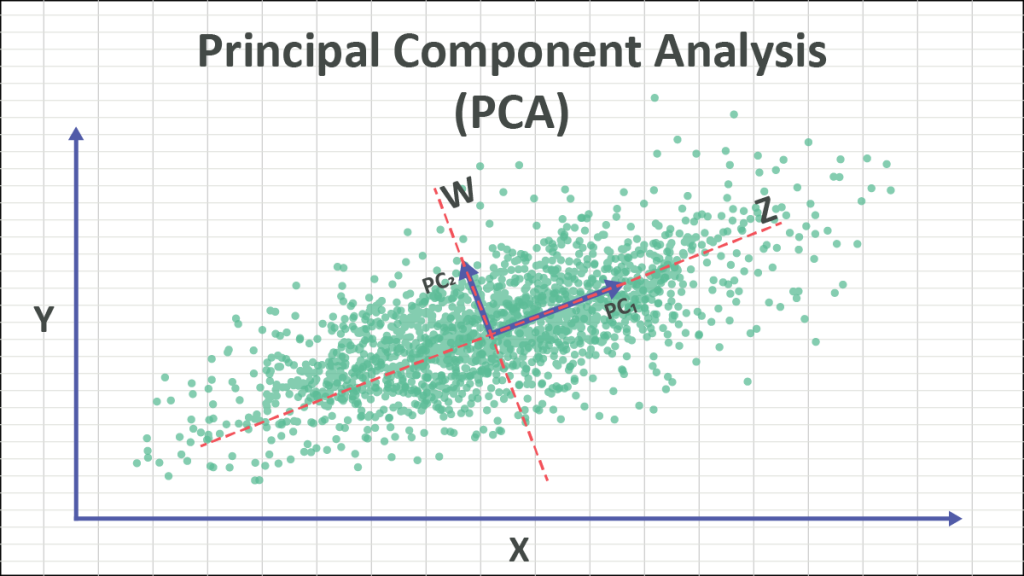
#> input picture 2d-to-1d-dim-reduc-pca-image-by-numxl.png, 1024 x 576 px, found by its file name
$ jupyter execute k_means.ipynb
#> lines starting #> are read from the running program, lines starting #| are printed output that depends on the picture
# **K-Means with Numpy only**

[cell 1]
import numpy as np

import pandas as pd
import matplotlib.pyplot as plt
import matplotlib.image as img

import pickle # save and load centroids

[cell 2]
dataset_path = "/content/dataset/housing_market_segmentation_dataset_1200.csv"
random_init_n = 10

## **Dataset**

[cell 3]
df = pd.read_csv(dataset_path)
#> (reads dataset/housing_market_segmentation_dataset_1200.csv from the repository)
df.head()

[cell 4]
x = df.to_numpy() # features
# y = x[:, -1] >>> In this dataset we have no labels!

## **Custom Methods**

[cell 5]
def standardize(X):
    mean = np.mean(X, axis=0)
    std = np.std(X, axis=0, ddof=0)
    return (X - mean) / (std + 1e-8)

def pca(X, k_dim=2):
    cov_matrix = np.cov(X.T)
    eigenvalues, eigenvectors = np.linalg.eig(cov_matrix)
    idx = np.argsort(eigenvalues)[::-1]
    top_k_eigenvectors = eigenvectors[:, idx[:k_dim]]
    X_pca = X.dot(top_k_eigenvectors)

    return X_pca, top_k_eigenvectors


# Principal Component Analysis (PCA): <dimension reduction>
img1 = img.imread("/content/2d-to-1d-dim-reduc-pca-image-by-numxl.png")
#> img1 is the input picture: shape (576, 1024, 4) float32; mean R, G, B, A 0.917, 0.943, 0.935, 1
img2 = img.imread("/content/3d-to-2d-dim-reduc-pca-image-by-baeldung.png")
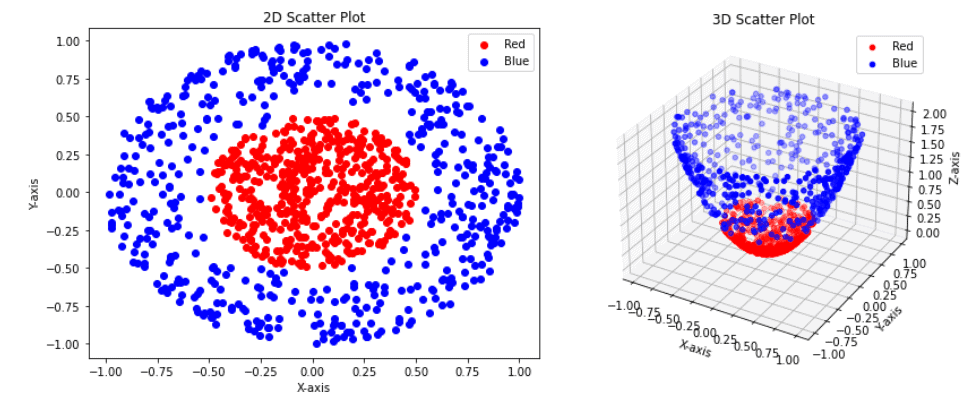
#> input picture 3d-to-2d-dim-reduc-pca-image-by-baeldung.png, 977 x 405 px, found by its file name
#> img2 is the input picture: shape (405, 977, 4) float32; mean R, G, B, A 0.904, 0.858, 0.928, 1

ig = plt.figure(figsize=(10, 7))

plt.subplot(2, 2, 1)
plt.imshow(img1)
plt.axis('off')
plt.title("2D to 1D")

plt.subplot(2, 2, 2)
plt.imshow(img2)
plt.axis('off')
plt.title("3D to 2D")

plt.show()
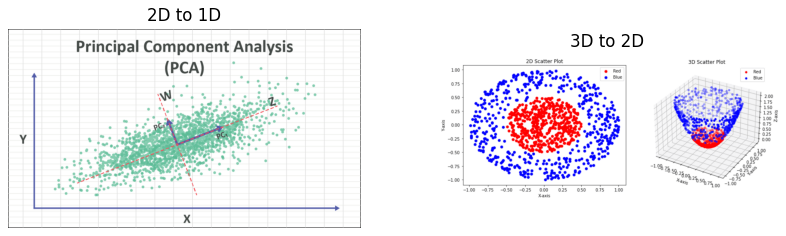
#> figure drawn by matplotlib, 2 panels

[cell 6]
def inertia(X, labels, centroids):
    """ Elbow Method """
    total = 0
    for i, x in enumerate(X):
        c = centroids[labels[i]]
        total += np.sum((x - c) ** 2)
    return total


elbow_img = img.imread("elbow-method-image-by-asanka-perera.jpg")
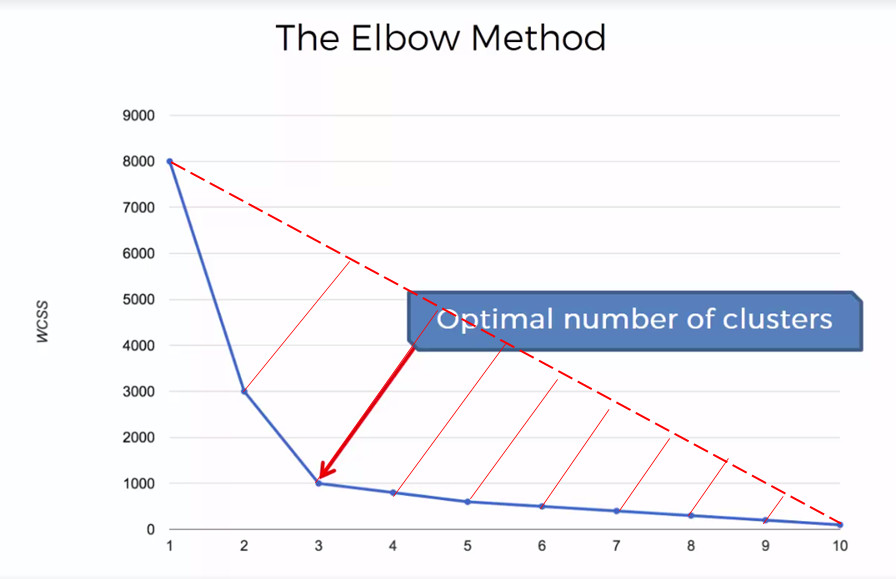
#> input picture elbow-method-image-by-asanka-perera.jpg, 896 x 579 px
#> elbow_img is the input picture: shape (579, 896, 3); mean R, G, B 242.1, 242.2, 247
plt.axis("off")
plt.imshow(elbow_img)

[cell 7]
def euclidean_distance(X, centroids):
    return np.sqrt(((X[:, None, :] - centroids[None, :, :]) ** 2).sum(axis=2))


img_euc = img.imread("euclidean-distance-image-by-botpenguin.png")
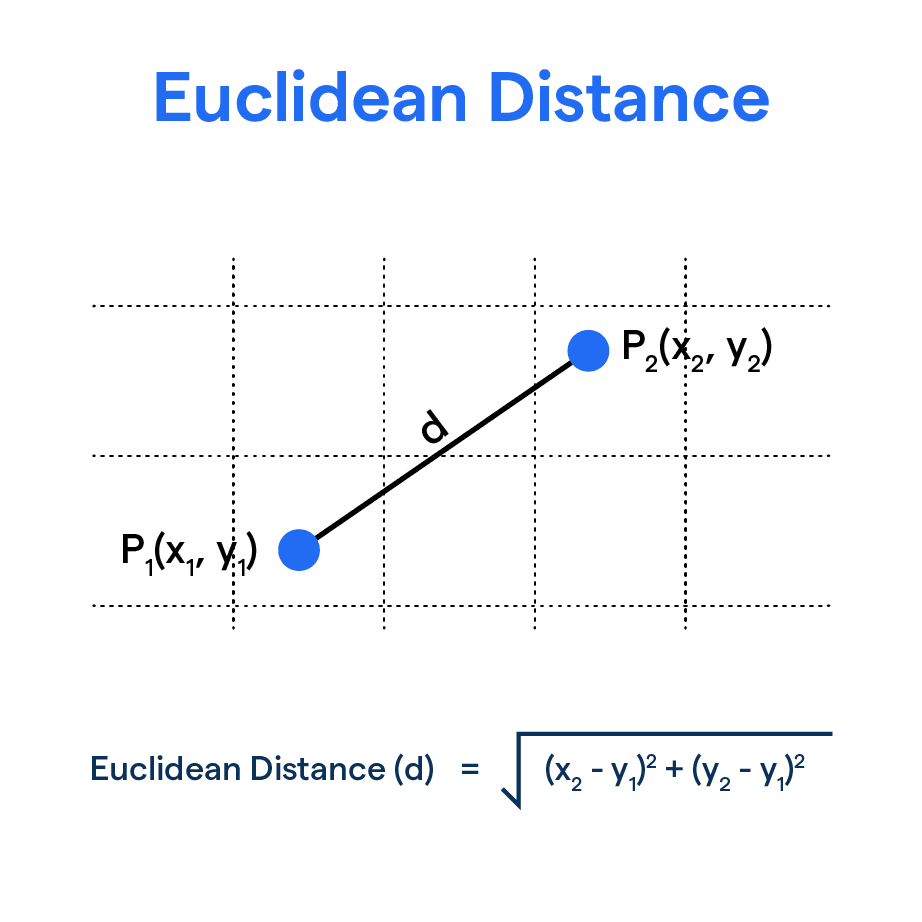
#> input picture euclidean-distance-image-by-botpenguin.png, 922 x 922 px
#> img_euc is the input picture: shape (922, 922, 4) float32; mean R, G, B, A 0.968, 0.974, 0.985, 1
plt.axis("off")
plt.imshow(img_euc)

[cell 8]
def kmeans(X, k, max_iters=100):
    n_samples, n_features = X.shape

    # random centroids
    idx = np.random.choice(n_samples, k, replace=False)
    centroids = X[idx]

    for _ in range(max_iters):
        distances = euclidean_distance(X, centroids)
        labels = np.argmin(distances, axis=1)

        new_centroids = np.array([
            X[labels == i].mean(axis=0) for i in range(k)
        ])

        if np.allclose(centroids, new_centroids):
            break

        centroids = new_centroids

    return labels, centroids

## **Preprocessing**

[cell 9]
# --- Feature Scaling
x_scaled = standardize(x)

# --- Dimension Reduction
X, top_k_eigenvectors = pca(x_scaled)

## **Evaluation**

[cell 10]
inertias = []

for k in range(1, 15):
    labels, centroids = kmeans(X, k)
    inertias.append(inertia(X, labels, centroids))

plt.plot(range(1,15), inertias, marker='o')
plt.xlabel("K")
plt.ylabel("Inertia")
plt.title("Elbow Method")
plt.show()
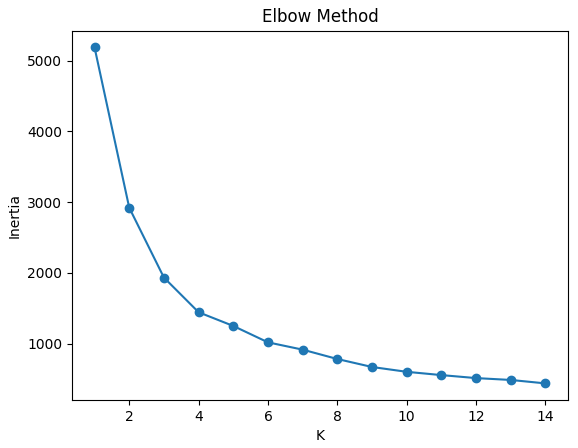
#> figure drawn by matplotlib, 1 panel; curve peaks at x = 1, y = 5189.3

[cell 11]
k = 3

- Based on the **elbow curve** and stability analysis, **K=3** was selected.

[cell 12]
labels, centroids = kmeans(X, k)

[cell 13]
centroids.shape[0] == k # number of centroids == number of clusters

[cell 14]
# Saving...
with open("kmeans_centroids.pkl", "wb") as f:
    pickle.dump(centroids, f)

## Analysis & Visualization

[cell 15]
# random initialization
for i in range(random_init_n):
    test_labels, _ = kmeans(X, k)
    plt.scatter(X[:,0], X[:,1], c=test_labels)
    plt.title(f"Run {i+1}")
    plt.show()
#> this loop made 10 passes
#> pass 1, `plt.show()`:
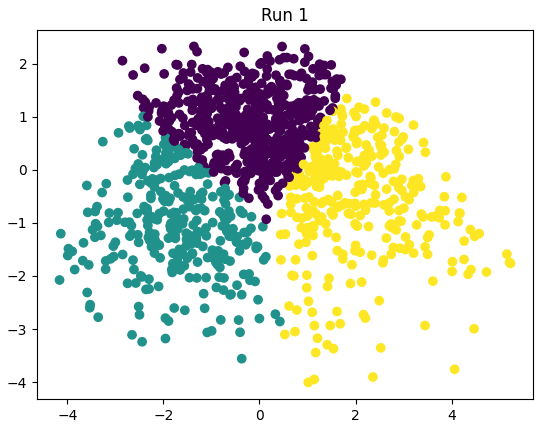
#> figure drawn by matplotlib, 1 panel
#> pass 2, `plt.show()`:
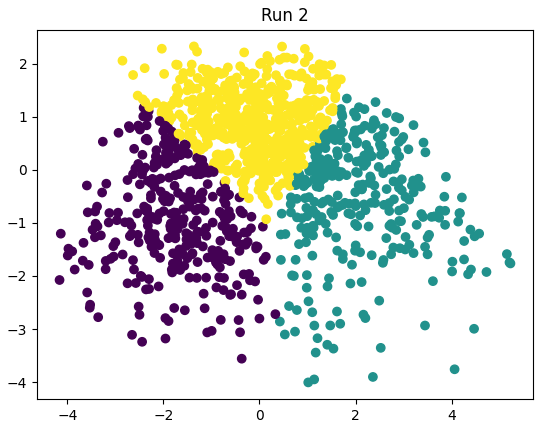
#> figure drawn by matplotlib, 1 panel

[cell 16]
plt.figure(figsize=(7,6))
plt.scatter(X[:,0], X[:,1], c=labels, cmap="tab10")
plt.title("Housing Market Segmentation (K-Means from Scratch)")
plt.xlabel("PC1")
plt.ylabel("PC2")
plt.show()
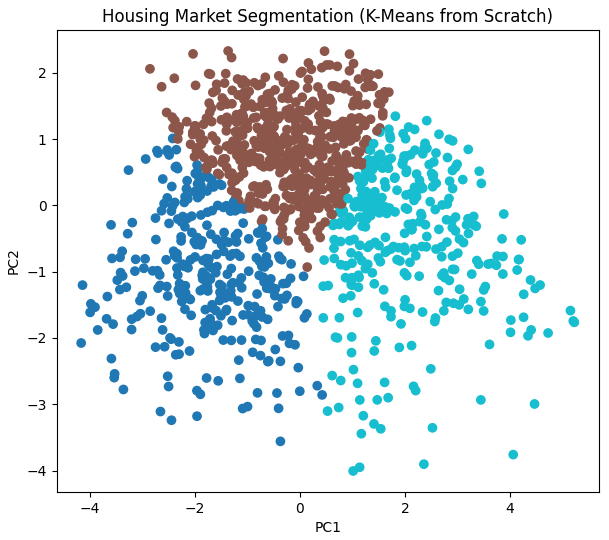
#> figure drawn by matplotlib, 1 panel

[cell 17]
plt.scatter(X[:,0], X[:,1], c=labels, cmap='viridis')
plt.scatter(centroids[:,0], centroids[:,1], color='red', marker='o', s=100)
plt.title(f"K-Means Clustering with K={k}")
plt.show()
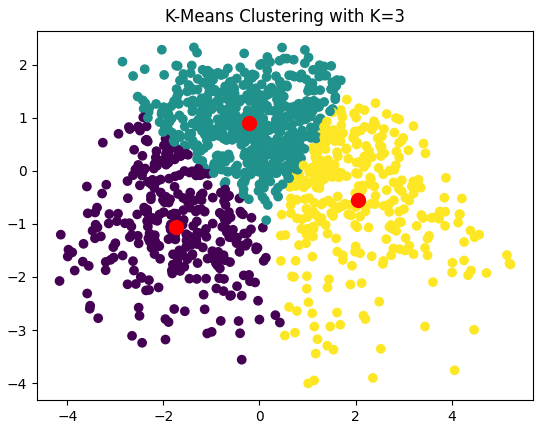
#> figure drawn by matplotlib, 1 panel
